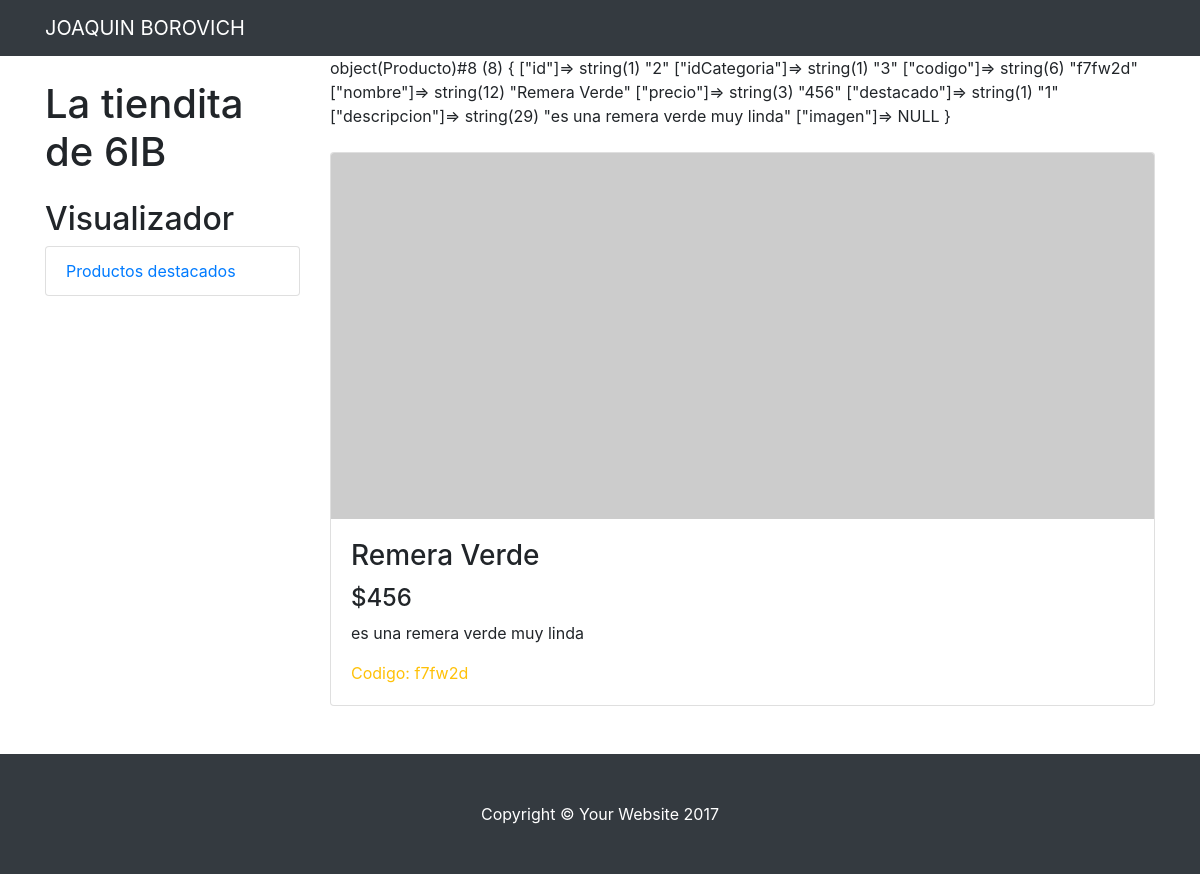
The app's page /proesp.php?id=2 with its own data.
### tables this page shows
CREATE TABLE IF NOT EXISTS `productos` (
  `id` int(11) NOT NULL AUTO_INCREMENT,
  `idCategoria` int(11) NOT NULL,
  `codigo` varchar(11) NOT NULL,
  `nombre` varchar(20) NOT NULL,
  `precio` int(11) NOT NULL,
  `destacado` tinyint(1) NOT NULL,
  `descripcion` varchar(250) NOT NULL,
  `imagen` varchar(300) DEFAULT NULL,
  PRIMARY KEY (`id`)
);

### dao/productosDAO.php (called while the page is built, shortened)
<?php
class ProductosDAO {
    public static function ObtenerPorID($id)
    {
      try
      {
          $conn = new PDO("mysql:host=127.0.0.1;port=3306;dbname=tp-final", "root", "root");
          $sql = "SELECT * FROM Productos WHERE id = ".$id.";";
          $STH = $conn->prepare($sql);
          $STH->setFetchMode(PDO::FETCH_ASSOC);
          $STH->execute();
          $Producto = array();
          if ($STH->rowCount() > 0) {
              while($row = $STH->fetch()) {
                  $cat = new Producto();
                  $cat->id =$row['id'];
                  $cat->nombre = $row['nombre'];
                  $cat->idCategoria = $row["idCategoria"];
                  $cat->precio = $row["precio"];
                  $cat->codigo = $row["codigo"];
                  $cat->descripcion = $row["descripcion"];
                  $cat->destacado = $row["destacado"];
                  array_push($Producto, $cat);
              }
          }
          return $Producto;
      }
      catch(PDOException $e)
      {
           echo $sql . "<br>" . $e->getMessage();
      }
    }
}
?>

### proesp.php (the view, shortened to what this page needs)
<!DOCTYPE html>
<html lang="en">
  <head>
    <link href="vendor/bootstrap/css/bootstrap.min.css" rel="stylesheet">
    <link href="css/shop-item.css" rel="stylesheet">
  </head>
  <body>
    <nav class="navbar navbar-expand-lg navbar-dark bg-dark fixed-top">
      <div class="container">
        <a class="navbar-brand" href="#">JOAQUIN BOROVICH</a>
      </div>
    </nav>
    <div class="container">
      <div class="row">
        <div class="col-lg-3">
          <h1 class="my-4">La tiendita de 6IB</h1>
          <h2>Visualizador</h2>
          <div class="list-group">
            <a href="index.php" class="list-group-item">Productos destacados</a>
          </div>
        </div>
        <div class="col-lg-9">
<?php
include_once ('/dao/ProductosDAO.php');
$id = $_GET["id"];
$pro = ProductosDAO::ObtenerPorID($id);
var_dump($pro[0]);
?>
          <div class="card mt-4">
            <img class="card-img-top img-fluid" src="http://placehold.it/900x400" alt="">
            <div class="card-body">
              <h3 class="card-title"><?php echo $pro[0]->nombre ?></h3>
              <h4>$<?php echo $pro[0]->precio ?></h4>
              <p class="card-text"><?php echo $pro[0]->descripcion ?></p>
              <span class="text-warning">Codigo: <?php echo $pro[0]->codigo ?></span>
            </div>
          </div>
          <br>
          <br>
        </div>
      </div>
    </div>
    <footer class="py-5 bg-dark">
      <div class="container">
        <p class="m-0 text-center text-white">Copyright &copy; Your Website 2017</p>
      </div>
    </footer>
  </body>
</html>

### css/shop-item.css (style rules this page uses)
body { padding-top: 54px; }
@media (min-width: 992px) { body { padding-top: 56px; } }

### records on screen
productos: nombre "Remera Verde", precio "456", descripcion "es una remera verde muy linda", codigo "f7fw2d"
